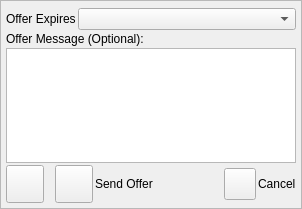
<?xml version="1.0" encoding="UTF-8"?>
<ui version="4.0">
 <class>OfferSendWidgetUi</class>
 <widget class="QWidget" name="OfferSendWidgetUi">
  <property name="geometry">
   <rect>
    <x>0</x>
    <y>0</y>
    <width>302</width>
    <height>209</height>
   </rect>
  </property>
  <property name="sizePolicy">
   <sizepolicy hsizetype="Expanding" vsizetype="Preferred">
    <horstretch>0</horstretch>
    <verstretch>0</verstretch>
   </sizepolicy>
  </property>
  <property name="windowTitle">
   <string>Form</string>
  </property>
  <layout class="QGridLayout" name="gridLayout">
   <property name="leftMargin">
    <number>0</number>
   </property>
   <property name="topMargin">
    <number>0</number>
   </property>
   <property name="rightMargin">
    <number>0</number>
   </property>
   <property name="bottomMargin">
    <number>0</number>
   </property>
   <property name="spacing">
    <number>0</number>
   </property>
   <item row="0" column="0">
    <widget class="QScrollArea" name="scrollArea">
     <property name="sizePolicy">
      <sizepolicy hsizetype="Expanding" vsizetype="Preferred">
       <horstretch>0</horstretch>
       <verstretch>0</verstretch>
      </sizepolicy>
     </property>
     <property name="widgetResizable">
      <bool>true</bool>
     </property>
     <widget class="QWidget" name="scrollAreaWidgetContents">
      <property name="geometry">
       <rect>
        <x>0</x>
        <y>0</y>
        <width>300</width>
        <height>207</height>
       </rect>
      </property>
      <property name="sizePolicy">
       <sizepolicy hsizetype="Expanding" vsizetype="Preferred">
        <horstretch>0</horstretch>
        <verstretch>0</verstretch>
       </sizepolicy>
      </property>
      <layout class="QVBoxLayout" name="verticalLayout">
       <property name="spacing">
        <number>2</number>
       </property>
       <property name="leftMargin">
        <number>5</number>
       </property>
       <property name="topMargin">
        <number>5</number>
       </property>
       <property name="rightMargin">
        <number>5</number>
       </property>
       <property name="bottomMargin">
        <number>5</number>
       </property>
       <item>
        <widget class="IdentOfferWidget" name="m_IdentWidget" native="true">
         <property name="sizePolicy">
          <sizepolicy hsizetype="Expanding" vsizetype="Preferred">
           <horstretch>0</horstretch>
           <verstretch>0</verstretch>
          </sizepolicy>
         </property>
        </widget>
       </item>
       <item>
        <layout class="QHBoxLayout" name="horizontalLayout_2">
         <item>
          <widget class="QLabel" name="m_ExpiresLabel">
           <property name="sizePolicy">
            <sizepolicy hsizetype="Minimum" vsizetype="Preferred">
             <horstretch>0</horstretch>
             <verstretch>0</verstretch>
            </sizepolicy>
           </property>
           <property name="focusPolicy">
            <enum>Qt::FocusPolicy::NoFocus</enum>
           </property>
           <property name="text">
            <string>Offer Expires</string>
           </property>
          </widget>
         </item>
         <item>
          <widget class="QComboBox" name="m_ExpiresComboBox">
           <property name="sizePolicy">
            <sizepolicy hsizetype="Expanding" vsizetype="Fixed">
             <horstretch>0</horstretch>
             <verstretch>0</verstretch>
            </sizepolicy>
           </property>
           <property name="focusPolicy">
            <enum>Qt::FocusPolicy::TabFocus</enum>
           </property>
          </widget>
         </item>
        </layout>
       </item>
       <item>
        <widget class="QLabel" name="m_MessageLabel">
         <property name="sizePolicy">
          <sizepolicy hsizetype="Expanding" vsizetype="Preferred">
           <horstretch>0</horstretch>
           <verstretch>0</verstretch>
          </sizepolicy>
         </property>
         <property name="font">
          <font>
           <bold>false</bold>
          </font>
         </property>
         <property name="text">
          <string>Offer Message (Optional):</string>
         </property>
         <property name="alignment">
          <set>Qt::AlignmentFlag::AlignBottom|Qt::AlignmentFlag::AlignLeading|Qt::AlignmentFlag::AlignLeft</set>
         </property>
        </widget>
       </item>
       <item>
        <widget class="QPlainTextEdit" name="m_OfferMsgEdit">
         <property name="sizePolicy">
          <sizepolicy hsizetype="Expanding" vsizetype="Preferred">
           <horstretch>0</horstretch>
           <verstretch>0</verstretch>
          </sizepolicy>
         </property>
         <property name="maximumBlockCount">
          <number>512</number>
         </property>
        </widget>
       </item>
       <item>
        <layout class="QHBoxLayout" name="horizontalLayout">
         <item>
          <widget class="VxPushButton" name="m_OfferViewButton">
           <property name="minimumSize">
            <size>
             <width>38</width>
             <height>38</height>
            </size>
           </property>
           <property name="maximumSize">
            <size>
             <width>38</width>
             <height>38</height>
            </size>
           </property>
           <property name="focusPolicy">
            <enum>Qt::FocusPolicy::NoFocus</enum>
           </property>
           <property name="text">
            <string notr="true"/>
           </property>
           <property name="iconSize">
            <size>
             <width>38</width>
             <height>38</height>
            </size>
           </property>
          </widget>
         </item>
         <item>
          <widget class="QLabel" name="m_PluginNameLabel">
           <property name="sizePolicy">
            <sizepolicy hsizetype="Minimum" vsizetype="Preferred">
             <horstretch>0</horstretch>
             <verstretch>0</verstretch>
            </sizepolicy>
           </property>
           <property name="text">
            <string notr="true"/>
           </property>
          </widget>
         </item>
         <item>
          <widget class="VxPushButton" name="m_OfferSendButton">
           <property name="minimumSize">
            <size>
             <width>38</width>
             <height>38</height>
            </size>
           </property>
           <property name="maximumSize">
            <size>
             <width>38</width>
             <height>38</height>
            </size>
           </property>
           <property name="text">
            <string notr="true"/>
           </property>
           <property name="iconSize">
            <size>
             <width>38</width>
             <height>38</height>
            </size>
           </property>
          </widget>
         </item>
         <item>
          <widget class="QLabel" name="m_OfferSendLabel">
           <property name="sizePolicy">
            <sizepolicy hsizetype="Expanding" vsizetype="Preferred">
             <horstretch>0</horstretch>
             <verstretch>0</verstretch>
            </sizepolicy>
           </property>
           <property name="text">
            <string>Send Offer</string>
           </property>
          </widget>
         </item>
         <item>
          <widget class="VxPushButton" name="m_OfferCancelButton">
           <property name="sizePolicy">
            <sizepolicy hsizetype="Minimum" vsizetype="Fixed">
             <horstretch>0</horstretch>
             <verstretch>0</verstretch>
            </sizepolicy>
           </property>
           <property name="minimumSize">
            <size>
             <width>32</width>
             <height>32</height>
            </size>
           </property>
           <property name="maximumSize">
            <size>
             <width>32</width>
             <height>32</height>
            </size>
           </property>
           <property name="focusPolicy">
            <enum>Qt::FocusPolicy::TabFocus</enum>
           </property>
           <property name="text">
            <string notr="true"/>
           </property>
          </widget>
         </item>
         <item>
          <widget class="QLabel" name="m_CancelLabel">
           <property name="sizePolicy">
            <sizepolicy hsizetype="Minimum" vsizetype="Preferred">
             <horstretch>0</horstretch>
             <verstretch>0</verstretch>
            </sizepolicy>
           </property>
           <property name="text">
            <string>Cancel</string>
           </property>
          </widget>
         </item>
        </layout>
       </item>
      </layout>
     </widget>
    </widget>
   </item>
  </layout>
 </widget>
 <customwidgets>
  <customwidget>
   <class>IdentOfferWidget</class>
   <extends>QWidget</extends>
   <header>IdentOfferWidget.h</header>
   <container>1</container>
  </customwidget>
  <customwidget>
   <class>VxPushButton</class>
   <extends>QPushButton</extends>
   <header location="global">VxPushButton.h</header>
  </customwidget>
 </customwidgets>
 <tabstops>
  <tabstop>m_OfferMsgEdit</tabstop>
  <tabstop>m_OfferSendButton</tabstop>
  <tabstop>m_OfferCancelButton</tabstop>
  <tabstop>scrollArea</tabstop>
  <tabstop>m_ExpiresComboBox</tabstop>
 </tabstops>
 <resources/>
 <connections/>
</ui>
